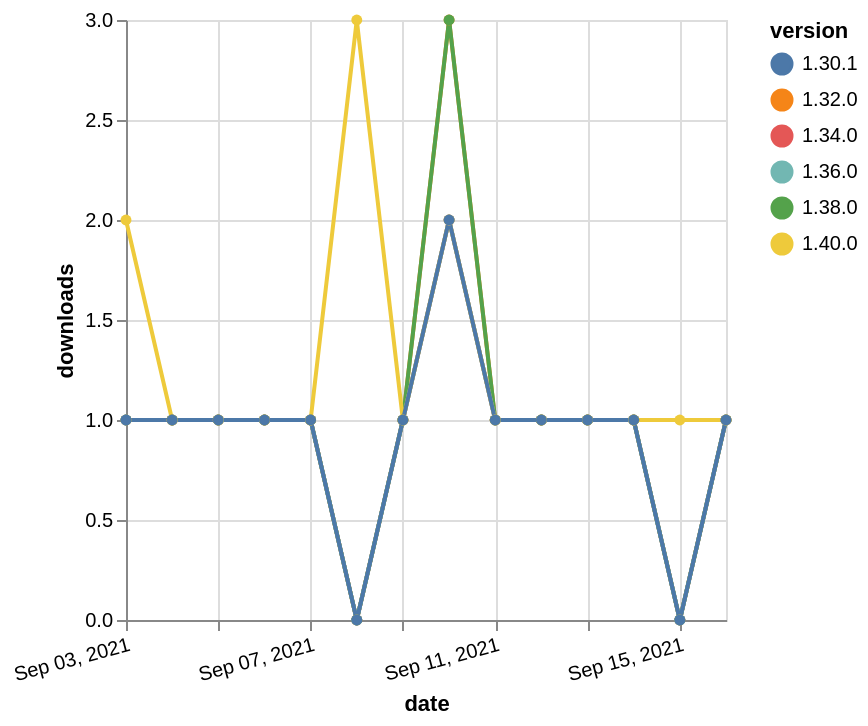

Write the Vega-Lite specification saved for this chart.
### Vega-Lite specification from a JSON file in a GitHub repository (floating-point values rounded to 4 significant figures)
{"$schema": "https://vega.github.io/schema/vega-lite/v5.json", "description": "A simple bar chart with embedded data.", "data": {"values": [{"date": "2021-09-03", "total": 190, "delta": 1, "version": "1.34.0"}, {"date": "2021-09-04", "total": 191, "delta": 1, "version": "1.34.0"}, {"date": "2021-09-05", "total": 192, "delta": 1, "version": "1.34.0"}, {"date": "2021-09-06", "total": 193, "delta": 1, "version": "1.34.0"}, {"date": "2021-09-07", "total": 194, "delta": 1, "version": "1.34.0"}, {"date": "2021-09-08", "total": 194, "delta": 0, "version": "1.34.0"}, {"date": "2021-09-09", "total": 195, "delta": 1, "version": "1.34.0"}, {"date": "2021-09-10", "total": 197, "delta": 2, "version": "1.34.0"}, {"date": "2021-09-11", "total": 198, "delta": 1, "version": "1.34.0"}, {"date": "2021-09-12", "total": 199, "delta": 1, "version": "1.34.0"}, {"date": "2021-09-13", "total": 200, "delta": 1, "version": "1.34.0"}, {"date": "2021-09-14", "total": 201, "delta": 1, "version": "1.34.0"}, {"date": "2021-09-15", "total": 201, "delta": 0, "version": "1.34.0"}, {"date": "2021-09-16", "total": 202, "delta": 1, "version": "1.34.0"}, {"date": "2021-09-03", "total": 334, "delta": 1, "version": "1.32.0"}, {"date": "2021-09-04", "total": 335, "delta": 1, "version": "1.32.0"}, {"date": "2021-09-05", "total": 336, "delta": 1, "version": "1.32.0"}, {"date": "2021-09-06", "total": 337, "delta": 1, "version": "1.32.0"}, {"date": "2021-09-07", "total": 338, "delta": 1, "version": "1.32.0"}, {"date": "2021-09-08", "total": 338, "delta": 0, "version": "1.32.0"}, {"date": "2021-09-09", "total": 339, "delta": 1, "version": "1.32.0"}, {"date": "2021-09-10", "total": 342, "delta": 3, "version": "1.32.0"}, {"date": "2021-09-11", "total": 343, "delta": 1, "version": "1.32.0"}, {"date": "2021-09-12", "total": 344, "delta": 1, "version": "1.32.0"}, {"date": "2021-09-13", "total": 345, "delta": 1, "version": "1.32.0"}, {"date": "2021-09-14", "total": 346, "delta": 1, "version": "1.32.0"}, {"date": "2021-09-15", "total": 346, "delta": 0, "version": "1.32.0"}, {"date": "2021-09-16", "total": 347, "delta": 1, "version": "1.32.0"}, {"date": "2021-09-03", "total": 183, "delta": 1, "version": "1.38.0"}, {"date": "2021-09-04", "total": 184, "delta": 1, "version": "1.38.0"}, {"date": "2021-09-05", "total": 185, "delta": 1, "version": "1.38.0"}, {"date": "2021-09-06", "total": 186, "delta": 1, "version": "1.38.0"}, {"date": "2021-09-07", "total": 187, "delta": 1, "version": "1.38.0"}, {"date": "2021-09-08", "total": 187, "delta": 0, "version": "1.38.0"}, {"date": "2021-09-09", "total": 188, "delta": 1, "version": "1.38.0"}, {"date": "2021-09-10", "total": 191, "delta": 3, "version": "1.38.0"}, {"date": "2021-09-11", "total": 192, "delta": 1, "version": "1.38.0"}, {"date": "2021-09-12", "total": 193, "delta": 1, "version": "1.38.0"}, {"date": "2021-09-13", "total": 194, "delta": 1, "version": "1.38.0"}, {"date": "2021-09-14", "total": 195, "delta": 1, "version": "1.38.0"}, {"date": "2021-09-15", "total": 195, "delta": 0, "version": "1.38.0"}, {"date": "2021-09-16", "total": 196, "delta": 1, "version": "1.38.0"}, {"date": "2021-09-03", "total": 161, "delta": 1, "version": "1.36.0"}, {"date": "2021-09-04", "total": 162, "delta": 1, "version": "1.36.0"}, {"date": "2021-09-05", "total": 163, "delta": 1, "version": "1.36.0"}, {"date": "2021-09-06", "total": 164, "delta": 1, "version": "1.36.0"}, {"date": "2021-09-07", "total": 165, "delta": 1, "version": "1.36.0"}, {"date": "2021-09-08", "total": 165, "delta": 0, "version": "1.36.0"}, {"date": "2021-09-09", "total": 166, "delta": 1, "version": "1.36.0"}, {"date": "2021-09-10", "total": 168, "delta": 2, "version": "1.36.0"}, {"date": "2021-09-11", "total": 169, "delta": 1, "version": "1.36.0"}, {"date": "2021-09-12", "total": 170, "delta": 1, "version": "1.36.0"}, {"date": "2021-09-13", "total": 171, "delta": 1, "version": "1.36.0"}, {"date": "2021-09-14", "total": 172, "delta": 1, "version": "1.36.0"}, {"date": "2021-09-15", "total": 172, "delta": 0, "version": "1.36.0"}, {"date": "2021-09-16", "total": 173, "delta": 1, "version": "1.36.0"}, {"date": "2021-09-03", "total": 121, "delta": 2, "version": "1.40.0"}, {"date": "2021-09-04", "total": 122, "delta": 1, "version": "1.40.0"}, {"date": "2021-09-05", "total": 123, "delta": 1, "version": "1.40.0"}, {"date": "2021-09-06", "total": 124, "delta": 1, "version": "1.40.0"}, {"date": "2021-09-07", "total": 125, "delta": 1, "version": "1.40.0"}, {"date": "2021-09-08", "total": 128, "delta": 3, "version": "1.40.0"}, {"date": "2021-09-09", "total": 129, "delta": 1, "version": "1.40.0"}, {"date": "2021-09-10", "total": 131, "delta": 2, "version": "1.40.0"}, {"date": "2021-09-11", "total": 132, "delta": 1, "version": "1.40.0"}, {"date": "2021-09-12", "total": 133, "delta": 1, "version": "1.40.0"}, {"date": "2021-09-13", "total": 134, "delta": 1, "version": "1.40.0"}, {"date": "2021-09-14", "total": 135, "delta": 1, "version": "1.40.0"}, {"date": "2021-09-15", "total": 136, "delta": 1, "version": "1.40.0"}, {"date": "2021-09-16", "total": 137, "delta": 1, "version": "1.40.0"}, {"date": "2021-09-03", "total": 236, "delta": 1, "version": "1.30.1"}, {"date": "2021-09-04", "total": 237, "delta": 1, "version": "1.30.1"}, {"date": "2021-09-05", "total": 238, "delta": 1, "version": "1.30.1"}, {"date": "2021-09-06", "total": 239, "delta": 1, "version": "1.30.1"}, {"date": "2021-09-07", "total": 240, "delta": 1, "version": "1.30.1"}, {"date": "2021-09-08", "total": 240, "delta": 0, "version": "1.30.1"}, {"date": "2021-09-09", "total": 241, "delta": 1, "version": "1.30.1"}, {"date": "2021-09-10", "total": 243, "delta": 2, "version": "1.30.1"}, {"date": "2021-09-11", "total": 244, "delta": 1, "version": "1.30.1"}, {"date": "2021-09-12", "total": 245, "delta": 1, "version": "1.30.1"}, {"date": "2021-09-13", "total": 246, "delta": 1, "version": "1.30.1"}, {"date": "2021-09-14", "total": 247, "delta": 1, "version": "1.30.1"}, {"date": "2021-09-15", "total": 247, "delta": 0, "version": "1.30.1"}, {"date": "2021-09-16", "total": 248, "delta": 1, "version": "1.30.1"}]}, "width": "container", "mark": {"type": "line", "point": {"filled": true}}, "encoding": {"x": {"field": "date", "type": "temporal", "timeUnit": "yearmonthdate", "title": "date", "axis": {"labelAngle": -15}}, "y": {"field": "delta", "type": "quantitative", "title": "downloads"}, "color": {"field": "version", "type": "nominal"}, "tooltip": {"field": "delta"}}}
